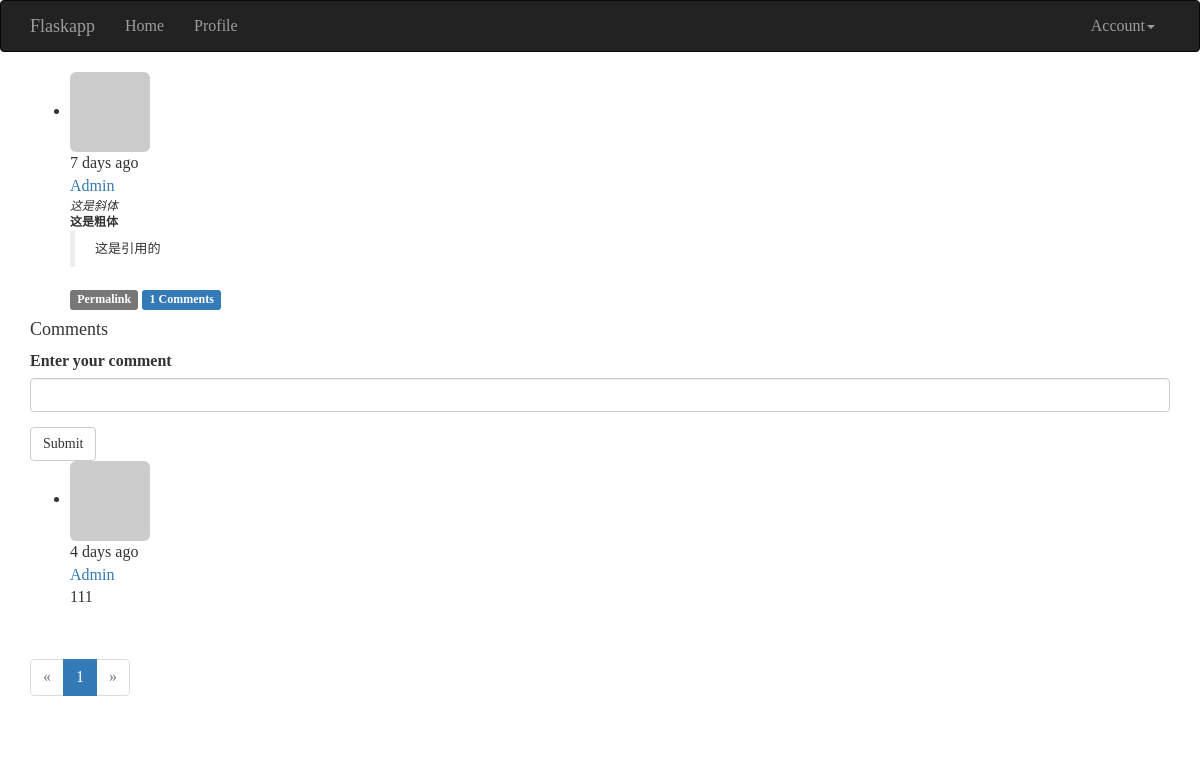
The app's page /post/7 (signed in) with its own data.
### app/models.py (models this page shows, shortened)
class Post(db.Model):
    __tablename__ = 'posts'
    id = db.Column(db.Integer, primary_key=True)
    body = db.Column(db.Text)
    body_html = db.Column(db.Text)
    timestamp = db.Column(db.DateTime, index=True, default=datetime.utcnow)
    author_id = db.Column(db.Integer, db.ForeignKey('users.id'))
    comments = db.relationship('Comment', backref='post', lazy='dynamic')

class User(db.Model, UserMixin):
    __tablename__ = 'users'
    id = db.Column(db.Integer, primary_key=True)
    email = db.Column(db.String(64), unique=True, index=True)
    username = db.Column(db.String(64), unique=True, index=True)
    role_id = db.Column(db.Integer, db.ForeignKey('roles.id'))
    password_hash = db.Column(db.String(128))
    confirmed = db.Column(db.Boolean, default=False)
    name = db.Column(db.String(64))
    location = db.Column(db.String(64))
    about_me = db.Column(db.Text())
    member_since = db.Column(db.DateTime(), default=datetime.utcnow)
    last_seen = db.Column(db.DateTime(), default=datetime.utcnow)
    avatar_hash = db.Column(db.String(32))
    posts = db.relationship('Post', backref='author', lazy='dynamic')
    followed = db.relationship('Follow',
                               foreign_keys=[Follow.follower_id],
                               backref=db.backref('follower', lazy='joined'),
                               lazy='dynamic',
                               cascade='all, delete-orphan')
    followers = db.relationship('Follow',
                                foreign_keys=[Follow.followed_id],
                                backref=db.backref('followed', lazy='joined'),
                                lazy='dynamic',
                                cascade='all, delete-orphan')
    comments = db.relationship('Comment', backref='author', lazy='dynamic')
    @property
    def password(self):
        raise AttributeError('password is not a readable attribute')
    def can(self, permissions):
        return self.role is not None and \
                (self.role.permissions & permissions) == permissions
    def is_administrator(self):
        return self.can(Permission.ADMINISTER)
    def ping(self):
        self.last_seen = datetime.utcnow()
        db.session.add(self)
    def gravatar(self, size=100, default='identicon', rating='g'):
        if request.is_secure:
            url = 'https://secure.gravatar.com/avatar'
        else:
            url = 'http://www.gravatar.com/avatar'
        hash = self.avatar_hash or hashlib.md5(
                self.email.encode('utf-8')).hexdigest()
        return '{url}/{hash}?s={size}&d={default}&r={rating}'.format(
                url=url, hash=hash, size=size, default=default, rating=rating)
    def get_id(self):
        return unicode(self.id)

class Comment(db.Model):
    __tablename__ = 'comments'
    id = db.Column(db.Integer, primary_key=True)
    body = db.Column(db.Text)
    body_html = db.Column(db.Text)
    timestamp = db.Column(db.DateTime, index=True, default=datetime.utcnow)
    disabled = db.Column(db.Boolean)
    author_id = db.Column(db.Integer, db.ForeignKey('users.id'))
    post_id = db.Column(db.Integer, db.ForeignKey('posts.id'))

### app/main/views.py (the view, shortened to what this page needs)
@main.route('/post/<int:id>', methods=['GET', 'POST'])
def post(id):
    post = Post.query.get_or_404(id)
    form = CommentForm()
    page = request.args.get('page', 1, type=int)
    if page == -1:
        page = (post.comments.count() - 1) // \
                current_app.config['FLASKY_COMMENTS_PER_PAGE'] + 1
    pagination = post.comments.order_by(Comment.timestamp.asc()).paginate(
            page, per_page=current_app.config['FLASKY_COMMENTS_PER_PAGE'],
            error_out=False)
    comments = pagination.items
    return render_template('post.html', posts=[post], form=form,
                           comments=comments, pagination=pagination)

### app/main/forms.py
class CommentForm(Form):
    body = StringField('Enter your comment', validators=[Required()])
    submit = SubmitField('Submit')

### app/auth/views.py (called while the page is built)
@auth.before_app_request
def before_request():
    if current_user.is_authenticated:
        current_user.ping()
        if not current_user.confirmed \
                and request.endpoint[:5] != 'auth.' \
                and request.endpoint != 'static':
            return redirect(url_for('auth.unconfirmed'))

### app/main/__init__.py (called while the page is built)
@main.app_context_processor
def inject_permissions():
    return dict(Permission=Permission)

### app/main/views.py (called while the page is built)
@main.after_app_request
def after_request(response):
    for query in get_debug_queries():
        if query.duration >= current_app.config['FLASKY_SLOW_DB_QUERY_TIME']:
            current_app.logger.warning(
                'Slow query: %s\nParameters: %s\nDuration: %fs\nContext: %s\n'
                % (query.statement, query.parametersm, query.duration,
                    query.context))
    return response

### app/models.py (called while the page is built)
@login_manager.user_loader
def load_user(user_id):
    return User.query.get(int(user_id))

### app/templates/post.html (shortened to what this page needs)
{% extends "base.html" %}
{% import "bootstrap/wtf.html" as wtf %}
{% import "_macros.html" as macros %}
{% block page_content %}
{% include '_posts.html' %}
<h4 id="comments">Comments</h4>
{% if current_user.can(Permission.COMMENT) %}
<div class="comment-form">
    {{ wtf.quick_form(form) }}
</div>
{% endif %}
{% include '_comments.html' %}
{% if pagination %}
<div class="pagination">
    {{ macros.pagination_widget(pagination, '.post', fragment='#comments', id=posts[0].id) }}
</div>
{% endif %}
{% endblock %}

### app/templates/_posts.html (shortened to what this page needs)
<ul class="posts">
    {% for post in posts %}
    <li class="post">
        <div class="post-thumbnail">
            <a href="{{ url_for('.user', username=post.author.username) }}">
                <img class="img-rounded profile-thumbnail" src="{{ post.author.gravatar(size=40) }}">
            </a>
        </div>
        <div class="post-content">
            <div class="post-date">{{ moment(post.timestamp).fromNow() }}</div>
            <div class="post-author"><a href="{{ url_for('.user', username=post.author.username) }}">{{ post.author.username }}</a></div>
            <div class="post-body">
                {% if post.body_html %}
                    {{ post.body_html | safe }}
                {% else %}
                    {{ post.body }}
                {% endif %}
            </div>
            <div class="post-footer">
                <a href="{{ url_for('.post', id=post.id) }}">
                    <span class="label label-default">Permalink</span>
                </a>
                <a href="{{ url_for('.post', id=post.id) }}#comments">
                    <span class="label label-primary">{{ post.comments.count() }} Comments</span>
                </a>
            </div>
        </div>
    </li>
    {% endfor %}
</ul>

### app/templates/_comments.html (shortened to what this page needs)
<ul class="comments">
    {% for comment in comments %}
    <li class="comment">
        <div class="comment-thumbnail">
            <a href="{{ url_for('.user', username=comment.author.username) }}">
                <img class="img-rounded profile-thumbnail" src="{{ comment.author.gravatar(size=40) }}">
            </a>
        </div>
        <div class="comment-content">
            <div class="comment-date">{{ moment(comment.timestamp).fromNow() }}</div>
            <div class="comment-author"><a href="{{ url_for('.user', username=comment.author.username) }}">{{ comment.author.username }}</a></div>
            <div class="comment-body">
                {% if moderate or not comment.disabled %}
                    {% if comment.body_html %}
                        {{ comment.body_html | safe }}
                    {% else %}
                        {{ comment.body }}
                    {% endif %}
                {% endif %}
            </div>
        </div>
    </li>
    {% endfor %}
</ul>

### tmp/coverage/style.css (style rules this page uses)
html, body, h1, h2, h3, p, table, td, th { margin: 0; padding: 0; border: 0; outline: 0; font-weight: inherit; font-style: inherit; font-size: 100%; font-family: inherit; vertical-align: baseline; }
body { font-family: georgia, serif; font-size: 1em; }
html>body { font-size: 16px; }
p { font-size: .75em; line-height: 1.33333333em; }

### records on screen
Post: timestamp "7 days ago", author.username "Admin", body_html "这是斜体 这是粗体 这是引用的", comments.count "1"
Comment: timestamp "4 days ago", author.username "Admin", body_html "111"

### other values on screen
{{ p }} "1"
